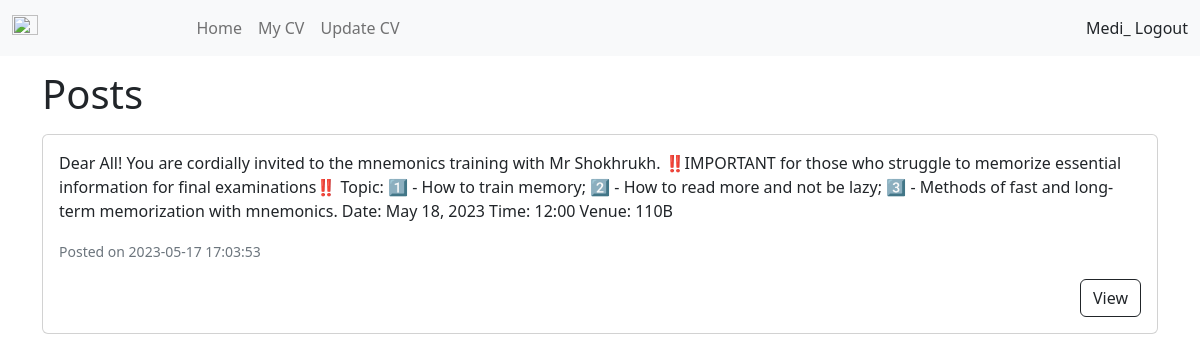
The page /index_In.php (signed in) on the database its author committed.
### tables this page shows
CREATE TABLE `posts` (
  `id` int(11) NOT NULL,
  `content` text DEFAULT NULL,
  `date_posted` datetime DEFAULT current_timestamp()
);

### index_In.php (the view, shortened to what this page needs)
<?php
include "header.php";
include "navbar.php";
global $con;
$query_posts = "SELECT * FROM posts ORDER BY date_posted DESC";
$result_posts = mysqli_query($con, $query_posts);
?>
<div class="container mt-8" style="margin-top: 70px;">
    <h1>Posts</h1>
    <?php if (mysqli_num_rows($result_posts) > 0): ?>
        <?php while ($row_post = mysqli_fetch_assoc($result_posts)): ?>
            <div class="card mt-3">
                <div class="card-body">
                    <p class="card-text"><?php echo $row_post['content']; ?></p>
                    <p class="card-text"><small class="text-muted">Posted on <?php echo $row_post['date_posted']; ?></small></p>
                    <div class="d-flex justify-content-end">
                        <form action="view_post.php" method="get" class="mr-2">
                            <button type="submit" class="btn btn-outline-dark">View</button>
                        </form>
                    </div>
                </div>
            </div>
        <?php endwhile; ?>
    <?php else: ?>
        <p>No posts available.</p>
    <?php endif; ?>
</div>
<?php
include "footer.php";
?>

### rows shown on the page
posts: content "Dear All! You are cordially invited to the mnemonics training with Mr Shokhrukh. ‼️IMPORTANT for those who struggle to memorize essential information for final examinations‼️ Topic: 1️⃣ - How to train memory; 2️⃣ - How to read more and not be lazy; 3️⃣ - Methods of fast and long-term memorization with mnemonics. Date: May 18, 2023 Time: 12:00 Venue: 110B", date_posted "2023-05-17 17:03:53"

### other values the page prints
$_SESSION['username'] "Medi_"
